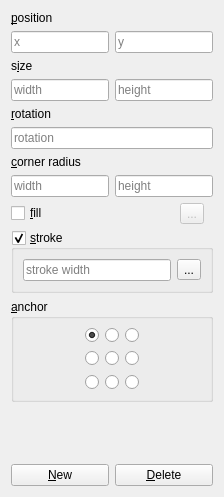
<?xml version="1.0" encoding="UTF-8"?>
<ui version="4.0">
 <class>RectangleForm</class>
 <widget class="QWidget" name="RectangleForm">
  <property name="geometry">
   <rect>
    <x>0</x>
    <y>0</y>
    <width>224</width>
    <height>497</height>
   </rect>
  </property>
  <property name="windowTitle">
   <string>Rectangle</string>
  </property>
  <property name="sizeGripEnabled" stdset="0">
   <bool>false</bool>
  </property>
  <layout class="QVBoxLayout" name="verticalLayout">
   <item>
    <widget class="QWidget" name="frame" native="true">
     <property name="layoutDirection">
      <enum>Qt::LeftToRight</enum>
     </property>
     <layout class="QGridLayout" name="gridLayout_2">
      <property name="leftMargin">
       <number>0</number>
      </property>
      <property name="topMargin">
       <number>0</number>
      </property>
      <property name="rightMargin">
       <number>0</number>
      </property>
      <property name="bottomMargin">
       <number>0</number>
      </property>
      <item row="15" column="0" colspan="2">
       <widget class="QGroupBox" name="stroke">
        <property name="title">
         <string>&amp;stroke</string>
        </property>
        <property name="flat">
         <bool>false</bool>
        </property>
        <property name="checkable">
         <bool>true</bool>
        </property>
        <property name="checked">
         <bool>true</bool>
        </property>
        <layout class="QHBoxLayout" name="horizontalLayout_2">
         <item>
          <widget class="QLineEdit" name="strokeWidth">
           <property name="placeholderText">
            <string>stroke width</string>
           </property>
          </widget>
         </item>
         <item>
          <widget class="QToolButton" name="strokeColor">
           <property name="toolTip">
            <string>select stroke color</string>
           </property>
           <property name="text">
            <string>...</string>
           </property>
           <property name="arrowType">
            <enum>Qt::NoArrow</enum>
           </property>
          </widget>
         </item>
        </layout>
       </widget>
      </item>
      <item row="0" column="0" colspan="2">
       <widget class="QLabel" name="label_2">
        <property name="text">
         <string>&amp;position</string>
        </property>
        <property name="buddy">
         <cstring>anchorX</cstring>
        </property>
       </widget>
      </item>
      <item row="10" column="1">
       <widget class="QLineEdit" name="radiusY">
        <property name="placeholderText">
         <string>height</string>
        </property>
       </widget>
      </item>
      <item row="9" column="0" colspan="2">
       <widget class="QLabel" name="label_4">
        <property name="text">
         <string>&amp;corner radius</string>
        </property>
        <property name="buddy">
         <cstring>radiusX</cstring>
        </property>
       </widget>
      </item>
      <item row="10" column="0">
       <widget class="QLineEdit" name="radiusX">
        <property name="placeholderText">
         <string>width</string>
        </property>
       </widget>
      </item>
      <item row="1" column="0">
       <widget class="QLineEdit" name="anchorX">
        <property name="placeholderText">
         <string>x</string>
        </property>
        <property name="clearButtonEnabled">
         <bool>false</bool>
        </property>
       </widget>
      </item>
      <item row="3" column="0" colspan="2">
       <widget class="QLabel" name="label_3">
        <property name="text">
         <string>s&amp;ize</string>
        </property>
        <property name="buddy">
         <cstring>width</cstring>
        </property>
       </widget>
      </item>
      <item row="6" column="0">
       <widget class="QLabel" name="label">
        <property name="text">
         <string>&amp;rotation</string>
        </property>
        <property name="buddy">
         <cstring>rotation</cstring>
        </property>
       </widget>
      </item>
      <item row="5" column="0">
       <widget class="QLineEdit" name="width">
        <property name="placeholderText">
         <string>width</string>
        </property>
       </widget>
      </item>
      <item row="14" column="0">
       <widget class="QCheckBox" name="fill">
        <property name="text">
         <string>&amp;fill</string>
        </property>
       </widget>
      </item>
      <item row="1" column="1">
       <widget class="QLineEdit" name="anchorY">
        <property name="placeholderText">
         <string>y</string>
        </property>
       </widget>
      </item>
      <item row="5" column="1">
       <widget class="QLineEdit" name="height">
        <property name="placeholderText">
         <string>height</string>
        </property>
       </widget>
      </item>
      <item row="14" column="1">
       <widget class="QWidget" name="widget" native="true">
        <property name="layoutDirection">
         <enum>Qt::LeftToRight</enum>
        </property>
        <layout class="QHBoxLayout" name="horizontalLayout_3">
         <property name="leftMargin">
          <number>0</number>
         </property>
         <property name="topMargin">
          <number>0</number>
         </property>
         <property name="rightMargin">
          <number>9</number>
         </property>
         <property name="bottomMargin">
          <number>0</number>
         </property>
         <item>
          <spacer name="horizontalSpacer_3">
           <property name="orientation">
            <enum>Qt::Horizontal</enum>
           </property>
           <property name="sizeHint" stdset="0">
            <size>
             <width>40</width>
             <height>20</height>
            </size>
           </property>
          </spacer>
         </item>
         <item>
          <widget class="QToolButton" name="fillColor">
           <property name="enabled">
            <bool>false</bool>
           </property>
           <property name="toolTip">
            <string>select fill color</string>
           </property>
           <property name="text">
            <string>...</string>
           </property>
           <property name="arrowType">
            <enum>Qt::NoArrow</enum>
           </property>
          </widget>
         </item>
        </layout>
       </widget>
      </item>
      <item row="8" column="0" colspan="2">
       <widget class="QLineEdit" name="rotation">
        <property name="placeholderText">
         <string>rotation</string>
        </property>
       </widget>
      </item>
     </layout>
    </widget>
   </item>
   <item>
    <widget class="QGroupBox" name="anchorGroup">
     <property name="title">
      <string>&amp;anchor</string>
     </property>
     <layout class="QGridLayout" name="gridLayout">
      <item row="0" column="1">
       <widget class="QRadioButton" name="topLeft">
        <property name="text">
         <string/>
        </property>
        <property name="checked">
         <bool>true</bool>
        </property>
        <attribute name="buttonGroup">
         <string notr="true">anchorButtons</string>
        </attribute>
       </widget>
      </item>
      <item row="1" column="1">
       <widget class="QRadioButton" name="left">
        <property name="text">
         <string/>
        </property>
        <attribute name="buttonGroup">
         <string notr="true">anchorButtons</string>
        </attribute>
       </widget>
      </item>
      <item row="0" column="3">
       <widget class="QRadioButton" name="topRight">
        <property name="text">
         <string/>
        </property>
        <attribute name="buttonGroup">
         <string notr="true">anchorButtons</string>
        </attribute>
       </widget>
      </item>
      <item row="0" column="2">
       <widget class="QRadioButton" name="top">
        <property name="text">
         <string/>
        </property>
        <attribute name="buttonGroup">
         <string notr="true">anchorButtons</string>
        </attribute>
       </widget>
      </item>
      <item row="2" column="3">
       <widget class="QRadioButton" name="bottomRight">
        <property name="text">
         <string/>
        </property>
        <attribute name="buttonGroup">
         <string notr="true">anchorButtons</string>
        </attribute>
       </widget>
      </item>
      <item row="1" column="3">
       <widget class="QRadioButton" name="right">
        <property name="text">
         <string/>
        </property>
        <attribute name="buttonGroup">
         <string notr="true">anchorButtons</string>
        </attribute>
       </widget>
      </item>
      <item row="2" column="1">
       <widget class="QRadioButton" name="bottomLeft">
        <property name="text">
         <string/>
        </property>
        <attribute name="buttonGroup">
         <string notr="true">anchorButtons</string>
        </attribute>
       </widget>
      </item>
      <item row="1" column="0">
       <spacer name="horizontalSpacer">
        <property name="orientation">
         <enum>Qt::Horizontal</enum>
        </property>
        <property name="sizeHint" stdset="0">
         <size>
          <width>40</width>
          <height>20</height>
         </size>
        </property>
       </spacer>
      </item>
      <item row="1" column="2">
       <widget class="QRadioButton" name="center">
        <property name="text">
         <string/>
        </property>
        <attribute name="buttonGroup">
         <string notr="true">anchorButtons</string>
        </attribute>
       </widget>
      </item>
      <item row="2" column="2">
       <widget class="QRadioButton" name="bottom">
        <property name="text">
         <string/>
        </property>
        <attribute name="buttonGroup">
         <string notr="true">anchorButtons</string>
        </attribute>
       </widget>
      </item>
      <item row="1" column="4">
       <spacer name="horizontalSpacer_2">
        <property name="orientation">
         <enum>Qt::Horizontal</enum>
        </property>
        <property name="sizeHint" stdset="0">
         <size>
          <width>40</width>
          <height>20</height>
         </size>
        </property>
       </spacer>
      </item>
     </layout>
    </widget>
   </item>
   <item>
    <spacer name="verticalSpacer">
     <property name="orientation">
      <enum>Qt::Vertical</enum>
     </property>
     <property name="sizeHint" stdset="0">
      <size>
       <width>20</width>
       <height>40</height>
      </size>
     </property>
    </spacer>
   </item>
   <item>
    <widget class="QWidget" name="frame_2" native="true">
     <property name="layoutDirection">
      <enum>Qt::LeftToRight</enum>
     </property>
     <layout class="QHBoxLayout" name="horizontalLayout">
      <property name="leftMargin">
       <number>0</number>
      </property>
      <property name="topMargin">
       <number>0</number>
      </property>
      <property name="rightMargin">
       <number>0</number>
      </property>
      <property name="bottomMargin">
       <number>0</number>
      </property>
      <item>
       <widget class="QPushButton" name="newButton">
        <property name="text">
         <string>&amp;New</string>
        </property>
        <property name="autoDefault">
         <bool>false</bool>
        </property>
        <property name="default">
         <bool>false</bool>
        </property>
        <property name="flat">
         <bool>false</bool>
        </property>
       </widget>
      </item>
      <item>
       <widget class="QPushButton" name="deleteButton">
        <property name="text">
         <string>&amp;Delete</string>
        </property>
        <property name="autoDefault">
         <bool>false</bool>
        </property>
       </widget>
      </item>
     </layout>
    </widget>
   </item>
  </layout>
 </widget>
 <tabstops>
  <tabstop>anchorX</tabstop>
  <tabstop>anchorY</tabstop>
  <tabstop>width</tabstop>
  <tabstop>height</tabstop>
  <tabstop>rotation</tabstop>
  <tabstop>radiusX</tabstop>
  <tabstop>radiusY</tabstop>
  <tabstop>fill</tabstop>
  <tabstop>fillColor</tabstop>
  <tabstop>stroke</tabstop>
  <tabstop>strokeWidth</tabstop>
  <tabstop>strokeColor</tabstop>
  <tabstop>topLeft</tabstop>
  <tabstop>newButton</tabstop>
  <tabstop>deleteButton</tabstop>
 </tabstops>
 <resources/>
 <connections>
  <connection>
   <sender>fill</sender>
   <signal>toggled(bool)</signal>
   <receiver>fillColor</receiver>
   <slot>setEnabled(bool)</slot>
   <hints>
    <hint type="sourcelabel">
     <x>58</x>
     <y>236</y>
    </hint>
    <hint type="destinationlabel">
     <x>193</x>
     <y>236</y>
    </hint>
   </hints>
  </connection>
 </connections>
 <buttongroups>
  <buttongroup name="anchorButtons"/>
 </buttongroups>
</ui>
